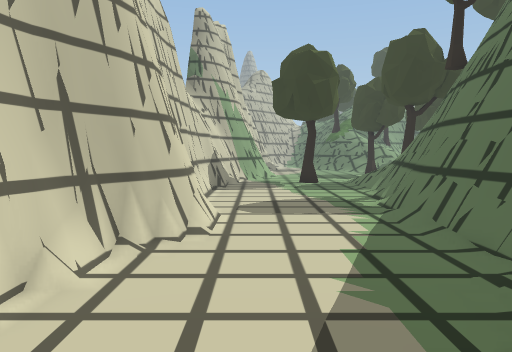
view 1 (above)

16 first-person views from a walk through a 3-D level made in the Unity game engine. The camera is 1.4 m above the floor, tilts 4° down and sees 70° across. The floor is counted in squares, 1 m on a side. Each view is taken from the middle of a square. On the plan, view 1 faces up. The plan holds only what a view shows up to about 16 squares ahead; the rest is blank. The place goes on beyond the plan. The player character is not drawn. Some animated figures are not drawn. Some surface patterns are stand-ins.

view 2
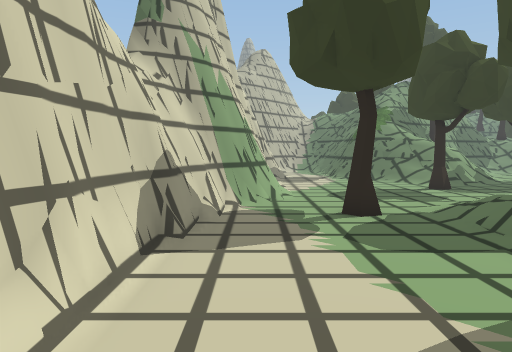

view 3
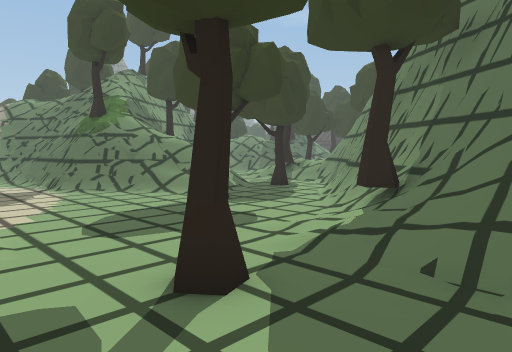

view 4
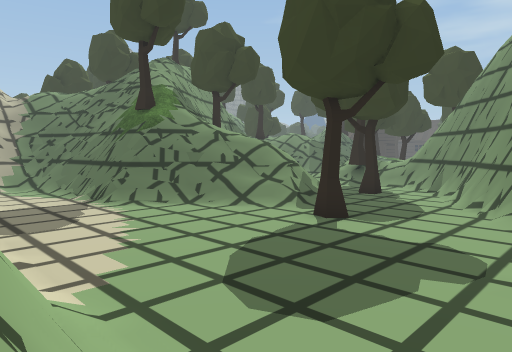

view 5
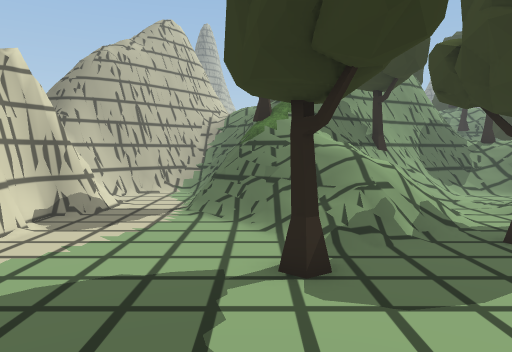

view 6
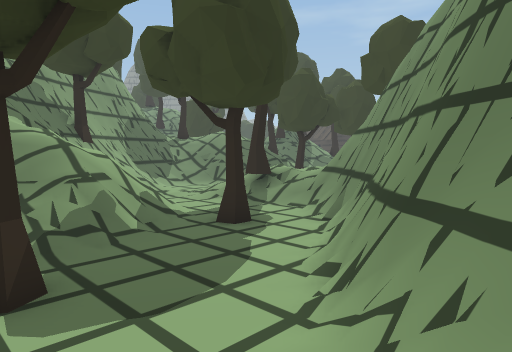

view 7
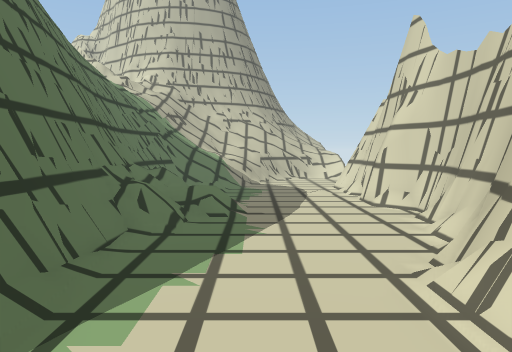

view 8
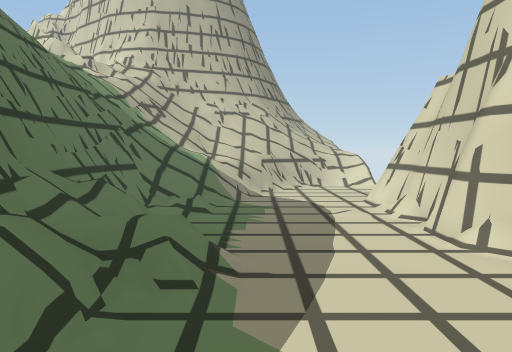

view 9
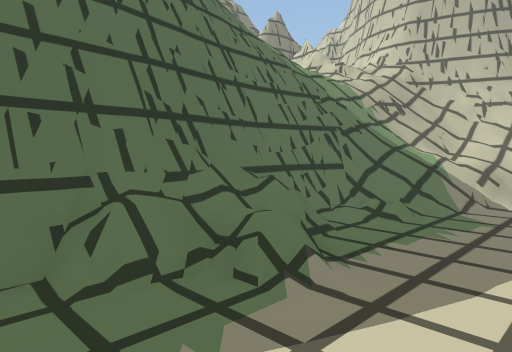

view 10
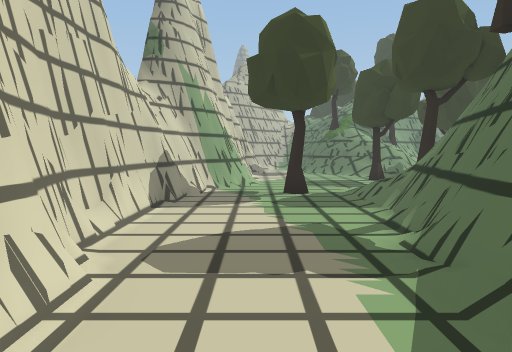

view 11
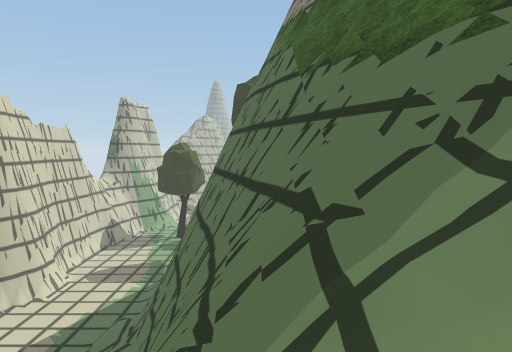

view 12
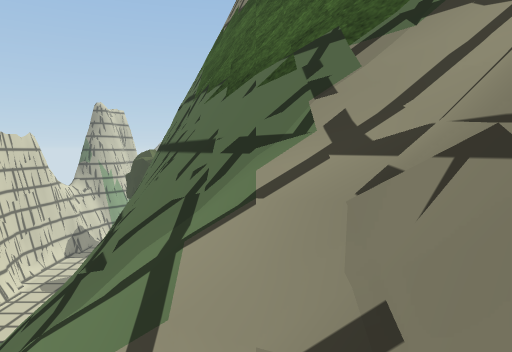

view 13
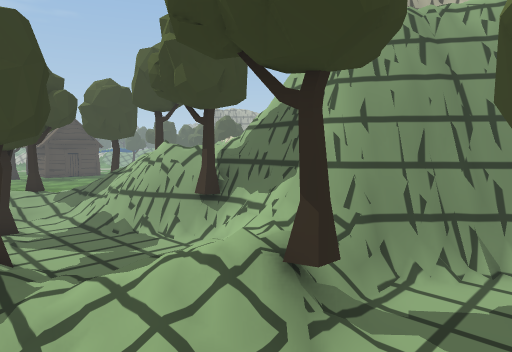

view 14
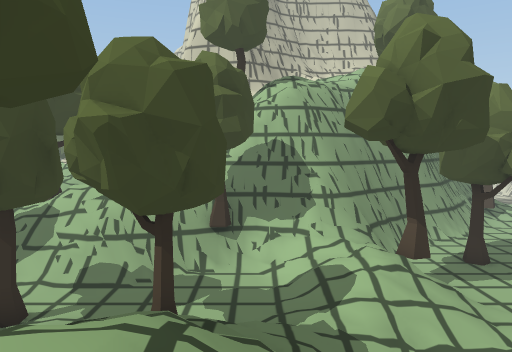

view 15
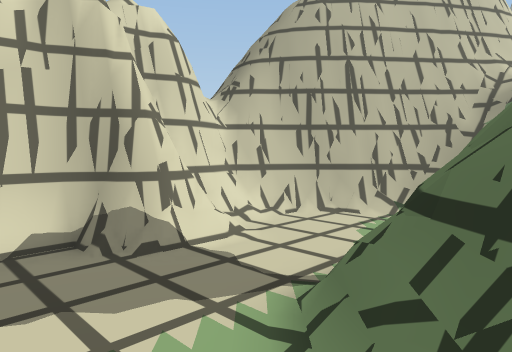

view 16
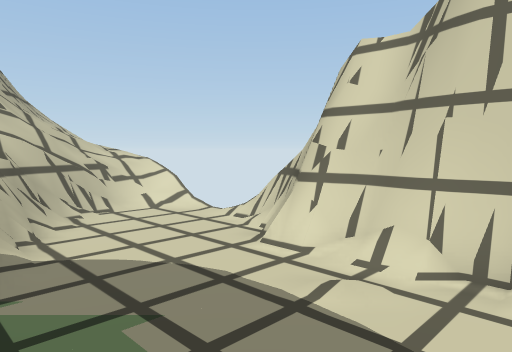

### Floor plan
Key: @ floor where view 1 was taken; # wall or solid block; x gap in a wall; . main floor; : floor 0.25 m higher than the main floor; + floor 0.5 m higher than the main floor; * floor 3.5 m higher than the main floor; / step, stairs or slope; = window, fence, low wall or low ledge; ^ raised ledge; T tree; O other object.
Columns run from 4 left of view 1 to 23 right of it. Each row starts with its distance up from view 1.
 34      #####            /
 33      ##==#
 32     ##=/=###   ####=/////
 31     #=..=###=###===//////TT
 30     #...=##*=##T//... //
 29     #...=#TT===///...///T
 28     #=..=#T///  /..////TT
 27     ##..===//   ..////.....T
 26     #=...==///  ./////......
 25     #.....//////..T///......
 24     #=....//x=/.../////.==#O
 23     #=.....///.T..=====T###
 22      =.....T.....=#######
 21     #=.....T....=###
 20     #=.........###
 19    ##=.......=###
 18    ##.......###
 17   ##....../T=##
 16   ##..T..//T##
 15   #=....///=##
 14   #=....//=##
 13   #.....#=#
 12   #.....=##
 11   #.....##
 10   #.....##
  9   #....=#
  8   ##...=#
  7   ##...=#
  6   #=...=#
  5  ##....=#
  4  #=....##
  3  #.....+#
  2  #....++##
  1  ##...:+###
  0  ##.@../=#####
 -1  #...../=# ^##
 -2  #=...//=##=^##
 -3  ##...//=###==##
 -4 ##=...//=#///#=#
 -5 #=.../////////=#
 -6  ....////////=##
 -7  ...//////// /
 -8  /.#=////////=
 -9  //# //=/////##
-10  /////====// =#

Positions as (right, up) in squares from view 1, and headings:
1: (0, 0), facing up
2: (0, 8), facing up
3: (0, 13), facing up-right
4: (0, 17), facing up-right
5: (6, 16), facing up
6: (6, 17), facing up-right
7: (1, 10), facing down
8: (1, 6), facing down
9: (-1, 5), facing down-right
10: (1, 4), facing up
11: (7, -7), facing up
12: (9, -7), facing up
13: (11, 29), facing down-right
14: (18, 34), facing down
15: (6, 24), facing up-left
16: (2, 0), facing down-left
